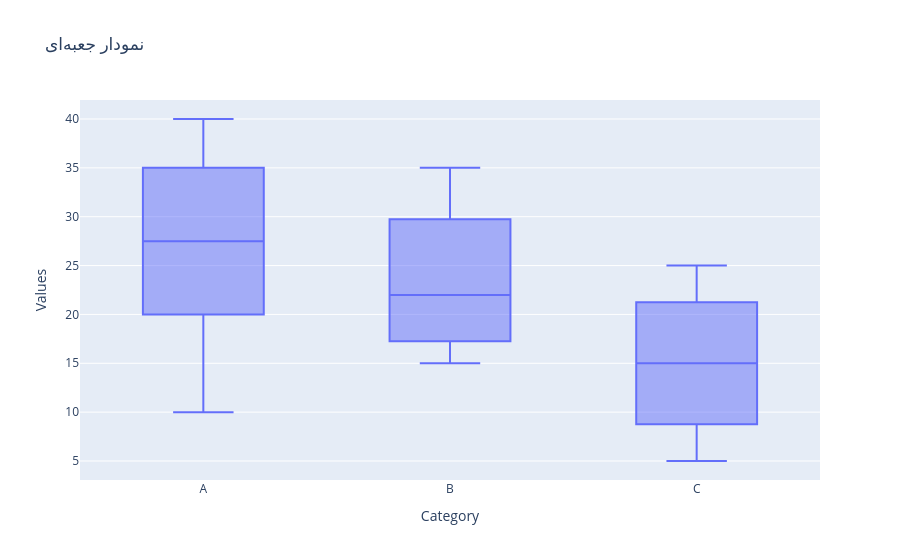

The notebook cell saved with this chart:
### Code cell
import pandas as pd


data = pd.DataFrame({'Category': ['A', 'B', 'C'], 'Values': [[10, 20, 25, 30, 35, 40], [15, 18, 22, 28, 35], [5, 10, 15, 20, 25]]}) # داده نمونه


fig = px.box(data.explode('Values'), x='Category', y='Values', title='نمودار جعبهای') # رسم نمودار جعبهای
fig.show()

### Figure 1 — Plotly figure (JSON) as saved in the notebook; plotly's stock layout.template omitted (floating-point values rounded to 4 significant figures)
{"data": [{"alignmentgroup": "True", "hovertemplate": "Category=%{x}<br>Values=%{y}<extra></extra>", "legendgroup": "", "marker": {"color": "#636efa"}, "name": "", "notched": false, "offsetgroup": "", "orientation": "v", "showlegend": false, "type": "box", "x": ["A", "A", "A", "A", "A", "A", "B", "B", "B", "B", "B", "C", "C", "C", "C", "C"], "x0": " ", "xaxis": "x", "y": [10, 20, 25, 30, 35, 40, 15, 18, 22, 28, 35, 5, 10, 15, 20, 25], "y0": " ", "yaxis": "y"}], "layout": {"boxmode": "group", "legend": {"tracegroupgap": 0}, "title": {"text": "نمودار جعبهای"}, "xaxis": {"anchor": "y", "domain": [0, 1], "title": {"text": "Category"}}, "yaxis": {"anchor": "x", "domain": [0, 1], "title": {"text": "Values"}}}}
